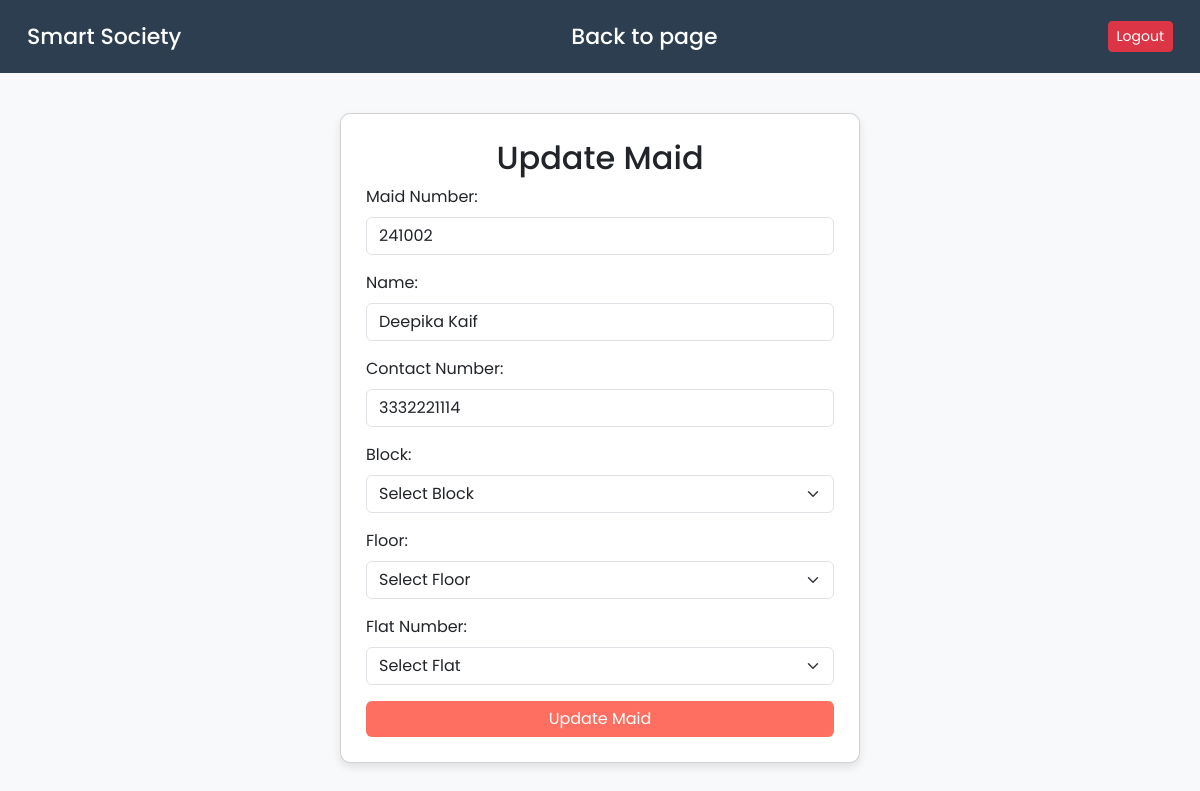
The page /Admin/update_maid.php?id=241002 (signed in) on the database its author committed.
### tables this page shows
CREATE TABLE `maids` (
  `maid_id` int(11) NOT NULL,
  `name` varchar(100) NOT NULL,
  `contact_number` varchar(15) NOT NULL,
  `block` varchar(10) NOT NULL,
  `flat_number` varchar(10) NOT NULL,
  `maid_number` varchar(20) NOT NULL
);

### Admin/update_maid.php (the view, shortened to what this page needs)
<?php
include_once('../config/db_connection.php');
$maid_number = $_GET['id'];
$query = "SELECT * FROM Maids WHERE maid_number = '$maid_number'";
$result = mysqli_query($conn, $query);
$maid = mysqli_fetch_assoc($result);
?>
<!DOCTYPE html>
<html>
<head>
    <link rel="stylesheet" href="https://cdn.jsdelivr.net/npm/bootstrap@5.3.0/dist/css/bootstrap.min.css">
</head>
<body>
    <nav class="navbar navbar-expand-lg navbar-dark">
        <div class="container-fluid">
            <a class="navbar-brand" href="#">Smart Society</a>
            <a class="navbar-brand" href="add_maid.php">Back to page</a>
            <a href="admin_logout.php" class="btn btn-danger btn-sm">Logout</a>
        </div>
    </nav>
    <div class="container">
        <div class="card">
            <h2 class="text-center">Update Maid</h2>
            <form method="post">
                <div class="mb-3">
                    <label class="form-label">Maid Number:</label>
                    <input type="text" name="maid_number" class="form-control" value="<?php echo $maid['maid_number']; ?>" readonly>
                </div>
                <div class="mb-3">
                    <label class="form-label">Name:</label>
                    <input type="text" name="name" class="form-control" value="<?php echo $maid['name']; ?>" required>
                </div>
                <div class="mb-3">
                    <label class="form-label">Contact Number:</label>
                    <input type="text" name="contact_number" class="form-control" value="<?php echo $maid['contact_number']; ?>" required>
                </div>
                <div class="mb-3">
                    <label class="form-label">Block:</label>
                    <select name="block" class="form-select" id="block" required>
                        <option value="">Select Block</option>
                    </select>
                </div>
                <div class="mb-3">
                    <label class="form-label">Floor:</label>
                    <select class="form-select" name="floor" id="floor" required>
                        <option value="">Select Floor</option>
                    </select>
                </div>
                <div class="mb-3">
                    <label class="form-label">Flat Number:</label>
                    <select class="form-select" name="flat_number" id="flat_number" required>
                        <option value="">Select Flat</option>
                    </select>
                </div>
                <button type="submit" class="btn btn-primary w-100">Update Maid</button>
            </form>
        </div>
    </div>
</body>
</html>

### Admin/update_maid.php (style rules this page uses)
body { font-family: 'Poppins', sans-serif; background-color: #f8f9fa; }
.navbar { background-color: #2c3e50; padding: 15px; }
.navbar-brand { color: #ffffff !important; font-weight: 500; font-size: 22px; }
.container { padding: 40px; max-width: 600px; margin: auto; }
.card { border-radius: 10px; box-shadow: 0 4px 8px rgba(0, 0, 0, 0.1); background: white; padding: 25px; }
.btn-primary { background-color: #ff6f61; border: none; transition: 0.3s; }

### rows shown on the page
maids: maid_number "241002", name "Deepika Kaif", contact_number "3332221114"
